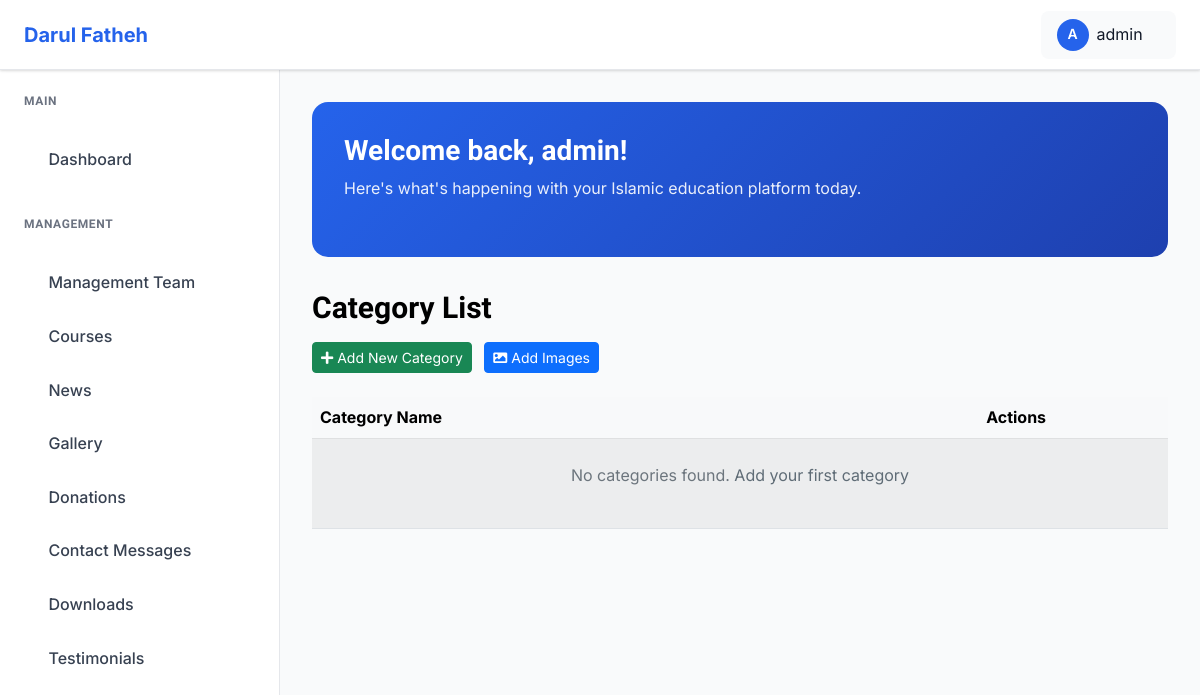
The app's page /dashboard/categories/ (signed in), older data.
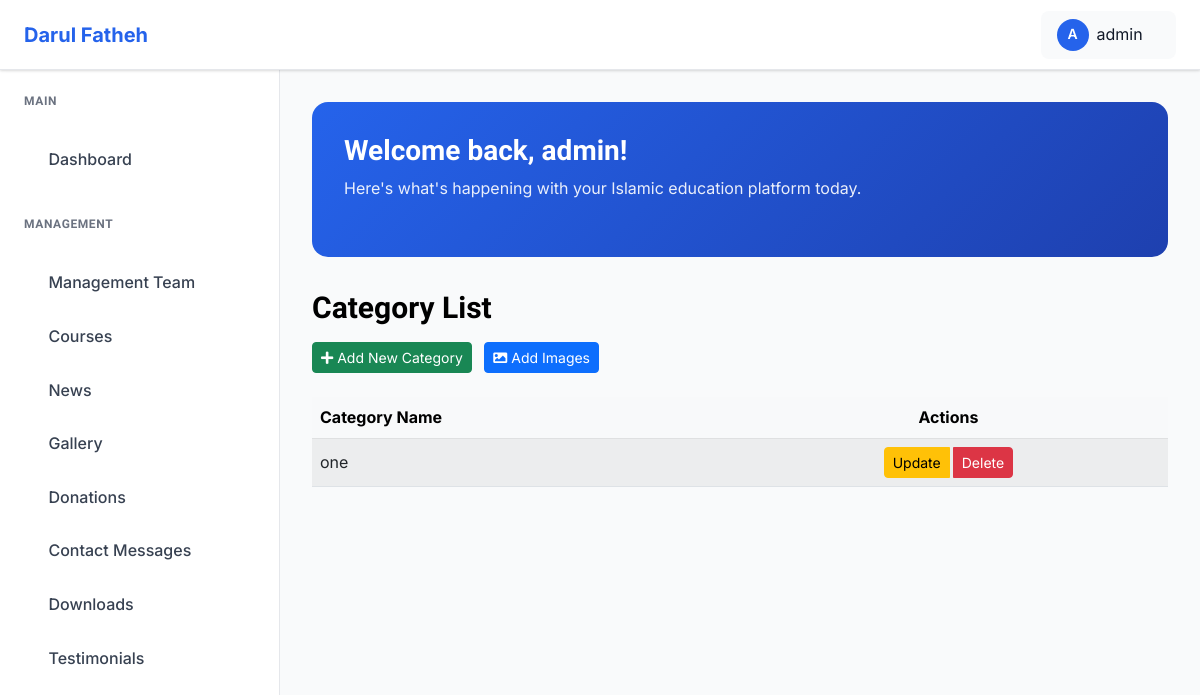
The same page, newer data.
### admin_panel/models.py (models this page shows, shortened)
class Category(models.Model):
    name = models.CharField(max_length=100, unique=True)
    created_at = models.DateTimeField(auto_now_add=True)
    class Meta:
        verbose_name_plural = "Categories"

### admin_panel/views.py (the view)
# urls.py: path("dashboard/categories/", views.category_list, name="category_list"),
@login_required(login_url="admin_panel:login")
def category_list(request):
    categories = Category.objects.all().order_by("-created_at")
    paginator = Paginator(categories, 10)
    page_number = request.GET.get("page")
    categories = paginator.get_page(page_number)
    return render(request, "admin_panel/category_list.html", {"categories": categories})

### admin_panel/context_processors.py (called while the page is built)
def global_navbar_data(request):
    navbar_courses = Course.objects.filter(is_active=True).order_by('-created_at')[:6]
    navbar_news = News.objects.all().order_by('-published_date')[:6]
    return {
        'navbar_courses': navbar_courses,
        'navbar_news': navbar_news,
    }

### admin_panel/templates/admin_panel/category_list.html (shortened to what this page needs)
{% extends "admin_panel/base.html" %}
{% load static %}
{% block content %}
<div class="dashboard__form__wraper">
    <div class="create__course__title mb-4">
        <h4>Category List</h4>
        <a href="{% url 'admin_panel:add_category' %}" class="btn btn-success btn-sm">
            <i class="fas fa-plus"></i> Add New Category
        </a>
        <a href="{% url 'admin_panel:add_image' %}" class="btn btn-primary btn-sm ms-2">
        <i class="fas fa-image"></i> Add Images
    </a>
    </div>
    <div class="custom-table-container">
        <table class="table table-striped table-hover align-middle">
            <thead class="table-light">
                <tr>
                    <th scope="col">Category Name</th>
                    <th scope="col" class="text-center">Actions</th>
                </tr>
            </thead>
            <tbody>
                {% for category in categories %}
                <tr>
                    <td>{{ category.name }}</td>
                    <td class="text-center">
                        <div class="btn-group" role="group">
                            <button type="button" class="btn btn-sm btn-warning me-1" data-bs-toggle="modal" data-bs-target="#updateCategoryModal{{ category.id }}">
                                Update
                            </button>
                            <button type="button" class="btn btn-sm btn-danger" data-bs-toggle="modal" data-bs-target="#deleteCategoryModal{{ category.id }}">
                                Delete
                            </button>
                        </div>
                    </td>
                </tr>
                {% empty %}
                <tr>
                    <td colspan="4" class="text-center py-4">
                        <p class="text-muted">No categories found. <a href="{% url 'admin_panel:add_category' %}">Add your first category</a></p>
                    </td>
                </tr>
                {% endfor %}
            </tbody>
        </table>
    </div>
</div>
{% endblock %}

### admin_panel/templates/admin_panel/base.html (shortened to what this page needs)
{% load static %}
<!doctype html>
<html class="no-js" lang="en">
<head>
    <link rel="stylesheet" href="https://cdnjs.cloudflare.com/ajax/libs/toastr.js/latest/toastr.min.css">
    <link href="https://cdnjs.cloudflare.com/ajax/libs/font-awesome/5.15.4/css/all.min.css" rel="stylesheet">
    <link rel="stylesheet" href="{% static 'admin-static/assets/css/bootstrap.min.css' %}">
    <link rel="stylesheet" href="{% static 'admin-static/assets/css/icofont.min.css' %}">
    <link rel="stylesheet" href="{% static 'admin-static/assets/css/style.css' %}">
</head>
<body>
    <header class="dashboard-header">
        <div class="header-left">
            <a href="{% url 'admin_panel:dashboard' %}" class="logo">
                <span>Darul Fatheh</span>
            </a>
        </div>
        <div class="header-right">
            <div class="user-profile-dropdown">
                <div class="user-profile-toggle">
                    <div class="user-avatar">{{ user.username|first|upper }}</div>
                    <span>{{ user.username }}</span>
                    <i class="icofont-simple-down"></i>
                </div>
            </div>
        </div>
    </header>
    <aside class="dashboard-sidebar" id="dashboardSidebar">
        <div class="sidebar-content">
            <div class="sidebar-section">
                <h6 class="sidebar-title">Main</h6>
                <ul class="sidebar-menu">
                    <li>
                        <a href="{% url 'admin_panel:dashboard' %}" class="{% if request.resolver_match.url_name == 'dashboard' %}active{% endif %}">
                            <i class="icofont-dashboard"></i>
                            Dashboard
                        </a>
                    </li>
                </ul>
            </div>
            <div class="sidebar-section">
                <h6 class="sidebar-title">Management</h6>
                <ul class="sidebar-menu">
                    <li>
                        <a href="{% url 'admin_panel:team_list' %}"
                           class="{% if request.resolver_match.url_name in 'team_list team_create team_edit' %}active{% endif %}">
                            <i class="icofont-users-alt-3"></i>
                            Management Team
                        </a>
                    </li>
                    <li>
                        <a href="{% url 'admin_panel:course_list' %}"
                           class="{% if request.resolver_match.url_name in 'course_list course_create course_edit' %}active{% endif %}">
                            <i class="icofont-book"></i>
                            Courses
                        </a>
                    </li>
                    <li>
                        <a href="{% url 'admin_panel:news_list' %}"
                           class="{% if request.resolver_match.url_name in 'news_list news_create news_edit' %}active{% endif %}">
                            <i class="icofont-newspaper"></i>
                            News
                        </a>
                    </li>
                     <li class="has-dropdown {% if 'gallery' in request.path or 'image' in request.path or 'category' in request.path %}active{% endif %}">
                        <a href="javascript:void(0);">
                            <i class="icofont-picture"></i>
                            <span>Gallery</span>
                            <i class="icofont-rounded-right dropdown-arrow"></i>
                        </a>
                    </li>
                    <li>
                        <a href="{% url 'admin_panel:donation_list' %}" class="{% if 'donation' in request.resolver_match.url_name %}active{% endif %}">
                            <i class="icofont-hand-drag1"></i>
                            Donations
                        </a>
                    </li>
                    <li>
                        <a href="{% url 'admin_panel:message_list' %}" class="{% if 'message' in request.resolver_match.url_name %}active{% endif %}">
                            <i class="icofont-ui-messaging"></i>
                            Contact Messages
                        </a>
                    </li>
                    <li>
                        <a href="{% url 'admin_panel:download_list' %}" class="{% if 'download' in request.resolver_match.url_name %}active{% endif %}">
                            <i class="icofont-download"></i>
                            Downloads
                        </a>
                    </li>
                    <li>
                        <a href="{% url 'admin_panel:testimonial_list' %}" class="{% if 'testimonial' in request.resolver_match.url_name %}active{% endif %}">
                            <i class="icofont-star"></i>
                            Testimonials
                        </a>
                    </li>
                </ul>
            </div>
        </div>
    </aside>
    <main class="dashboard-main">
        <div class="dashboard-content">
            <div class="dashboard-banner">
                <div class="banner-content">
                    <h1 class="banner-title">Welcome back, {{ user.username }}!</h1>
                    <p class="banner-subtitle">Here's what's happening with your Islamic education platform today.</p>
                </div>
            </div>
            {% block content %}{% endblock %}
        </div>
    </main>
</body>
</html>

### admin_panel/templates/admin_panel/base.html (style rules this page uses)
:root { --primary-blue: #2563eb; --dark-blue: #1e40af; --light-blue: #dbeafe; --sidebar-width: 280px; --header-height: 70px; --white: #ffffff; --gray-50: #f9fafb; --gray-100: #f3f4f6; --gray-200: #e5e7eb; --gray-300: #d1d5db; --gray-500: #6b7280; --gray-700: #374151; --gray-800: #1f2937; --gray-900: #111827; --shadow: 0 1px 3px 0 rgba(0, 0, 0, 0.1), 0 1px 2px 0 rgba(0, 0, 0, 0.06); --shadow-lg: 0 10px 15px -3px rgba(0, 0, 0, 0.1), 0 4px 6px -2px rgba(0, 0, 0, 0.05); }
* { margin: 0; padding: 0; box-sizing: border-box; }
body { font-family: 'Inter', 'Segoe UI', Tahoma, Geneva, Verdana, sans-serif; background-color: var(--gray-50); color: var(--gray-900); line-height: 1.6; }
.dashboard-header { position: fixed; top: 0; left: 0; right: 0; height: var(--header-height); background: var(--white); border-bottom: 1px solid var(--gray-200); box-shadow: var(--shadow); z-index: 1000; display: flex; align-items: center; padding: 0 24px; }
.header-left { display: flex; align-items: center; gap: 16px; }
.logo { display: flex; align-items: center; gap: 8px; color: var(--primary-blue); font-weight: 700; font-size: 20px; text-decoration: none; }
.header-right { margin-left: auto; display: flex; align-items: center; gap: 16px; }
.user-avatar { width: 32px; height: 32px; border-radius: 50%; background: var(--primary-blue); display: flex; align-items: center; justify-content: center; color: var(--white); font-weight: 600; font-size: 14px; }
.dashboard-sidebar { position: fixed; top: var(--header-height); left: 0; width: var(--sidebar-width); height: calc(100vh - var(--header-height)); background: var(--white); border-right: 1px solid var(--gray-200); overflow-y: auto; z-index: 999; transition: transform 0.3s ease; }
.sidebar-menu li { display: block !important; width: 100%; }
.sidebar-menu a { display: flex !important; align-items: center; gap: 12px; width: 100% !important; box-sizing: border-box; }
.sidebar-content { padding: 24px 0; }
.sidebar-section { margin-bottom: 32px; }
.sidebar-title { padding: 0 24px 12px; font-size: 12px; font-weight: 600; text-transform: uppercase; color: var(--gray-500); letter-spacing: 0.05em; }
.sidebar-menu { list-style: none; }
.sidebar-menu li { margin-bottom: 4px; }
.sidebar-menu a { display: flex; align-items: center; gap: 12px; padding: 12px 24px; color: var(--gray-700); text-decoration: none; font-weight: 500; transition: all 0.2s; position: relative; }
.has-dropdown > a::after { display: none; }
.dropdown-arrow { margin-left: auto; font-size: 14px; transition: transform 0.3s ease; }
.dashboard-main { margin-left: var(--sidebar-width); margin-top: var(--header-height); min-height: calc(100vh - var(--header-height)); overflow-y: auto; }
.dashboard-content { padding: 32px; }
.dashboard-banner { background: linear-gradient(135deg, var(--primary-blue) 0%, var(--dark-blue) 100%); border-radius: 16px; padding: 32px; color: var(--white); margin-bottom: 32px; position: relative; overflow: hidden; }
.banner-content { position: relative; z-index: 1; }
.banner-title { font-size: 28px; font-weight: 700; margin-bottom: 8px; color: var(--white); }
.banner-subtitle { font-size: 16px; opacity: 0.9; margin-bottom: 24px; color: var(--white); }
.user-profile-dropdown { position: relative; margin-left: 10px; }
.user-profile-toggle { display: flex; align-items: center; gap: 8px; padding: 8px 16px; border-radius: 8px; background: var(--gray-50); cursor: pointer; transition: all 0.2s; }
.user-profile-toggle i { font-size: 12px; transition: transform 0.3s ease; }

Row changes from the older to the newer data that the page shows:
added Category: name "one"
Text that changed along with them:
text no longer shown: "No categories found. Add your first category"
